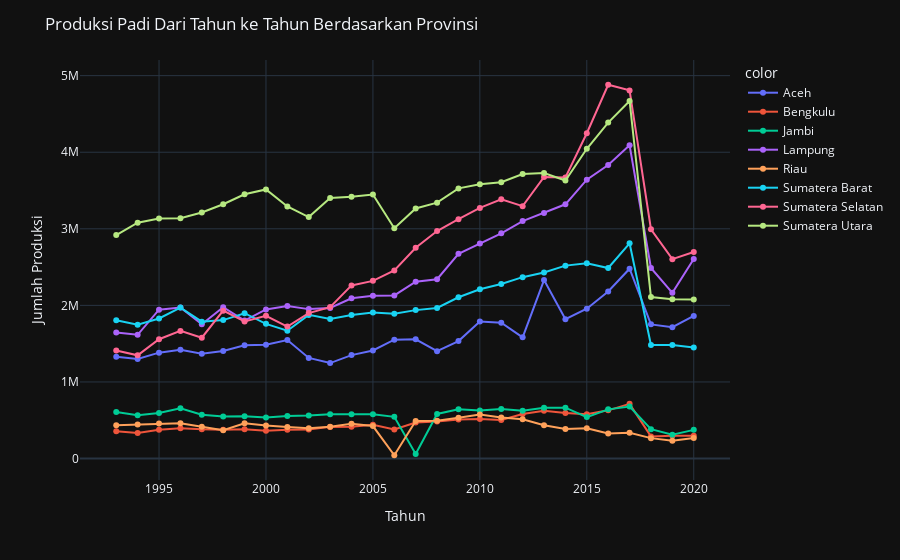

Notebook code for this chart:
### Code cell
timeline_prov = df.groupby(['Provinsi','Tahun'] )['Produksi'].sum().reset_index()

fig = px.line(x = timeline_prov['Tahun'], y = timeline_prov['Produksi'],color =timeline_prov['Provinsi'], template='plotly_dark', markers=True)
fig.update_layout(title='Produksi Padi Dari Tahun ke Tahun Berdasarkan Provinsi',
                   xaxis_title='Tahun',
                   yaxis_title='Jumlah Produksi')
fig.show()

### Figure 1 — Plotly figure (JSON) as saved in the notebook; plotly's stock layout.template omitted (floating-point values rounded to 4 significant figures)
{"data": [{"hovertemplate": "color=Aceh<br>x=%{x}<br>y=%{y}<extra></extra>", "legendgroup": "Aceh", "line": {"color": "#636efa", "dash": "solid"}, "marker": {"symbol": "circle"}, "mode": "markers+lines", "name": "Aceh", "orientation": "v", "showlegend": true, "type": "scatter", "x": [1993, 1994, 1995, 1996, 1997, 1998, 1999, 2000, 2001, 2002, 2003, 2004, 2005, 2006, 2007, 2008, 2009, 2010, 2011, 2012, 2013, 2014, 2015, 2016, 2017, 2018, 2019, 2020], "xaxis": "x", "y": [1329536, 1299699, 1382905, 1419128, 1368074, 1404580, 1478712, 1486909, 1547499, 1314165, 1246614, 1350748, 1411650, 1552078, 1556858, 1402287, 1533369, 1788738, 1772962, 1582393, 2331046, 1820062, 1956940, 2180754, 2478922, 1752000.0, 1714000.0, 1862000.0], "yaxis": "y"}, {"hovertemplate": "color=Bengkulu<br>x=%{x}<br>y=%{y}<extra></extra>", "legendgroup": "Bengkulu", "line": {"color": "#EF553B", "dash": "solid"}, "marker": {"symbol": "circle"}, "mode": "markers+lines", "name": "Bengkulu", "orientation": "v", "showlegend": true, "type": "scatter", "x": [1993, 1994, 1995, 1996, 1997, 1998, 1999, 2000, 2001, 2002, 2003, 2004, 2005, 2006, 2007, 2008, 2009, 2010, 2011, 2012, 2013, 2014, 2015, 2016, 2017, 2018, 2019, 2020], "xaxis": "x", "y": [356709, 334232, 377337, 396977, 382123, 375533, 381577, 362979, 376973, 379818, 413375, 414741, 441276, 378377, 470469, 484900, 510160, 516869, 502552, 581910, 622832, 593194, 578654, 629224, 714017, 288800.0, 296500.0, 296900.0], "yaxis": "y"}, {"hovertemplate": "color=Jambi<br>x=%{x}<br>y=%{y}<extra></extra>", "legendgroup": "Jambi", "line": {"color": "#00cc96", "dash": "solid"}, "marker": {"symbol": "circle"}, "mode": "markers+lines", "name": "Jambi", "orientation": "v", "showlegend": true, "type": "scatter", "x": [1993, 1994, 1995, 1996, 1997, 1998, 1999, 2000, 2001, 2002, 2003, 2004, 2005, 2006, 2007, 2008, 2009, 2010, 2011, 2012, 2013, 2014, 2015, 2016, 2017, 2018, 2019, 2020], "xaxis": "x", "y": [607529, 564722, 593502, 657650, 572269, 550277, 553641, 536779, 556564, 561007, 578346, 579404, 579635, 544597, 58663, 581704, 644947, 628828, 646641, 625164, 664535, 664720, 541486, 642095, 678127, 383000.0, 309900.0, 374400.0], "yaxis": "y"}, {"hovertemplate": "color=Lampung<br>x=%{x}<br>y=%{y}<extra></extra>", "legendgroup": "Lampung", "line": {"color": "#ab63fa", "dash": "solid"}, "marker": {"symbol": "circle"}, "mode": "markers+lines", "name": "Lampung", "orientation": "v", "showlegend": true, "type": "scatter", "x": [1993, 1994, 1995, 1996, 1997, 1998, 1999, 2000, 2001, 2002, 2003, 2004, 2005, 2006, 2007, 2008, 2009, 2010, 2011, 2012, 2013, 2014, 2015, 2016, 2017, 2018, 2019, 2020], "xaxis": "x", "y": [1646900, 1615751, 1943709, 1971740, 1753656, 1975700, 1801422, 1946406, 1992726, 1951109, 1966293, 2091996, 2124144, 2129914, 2308404, 2341075, 2673844, 2807676, 2940795, 3101455, 3207002, 3320064, 3641895, 3831923, 4090654, 2489000.0, 2164000.0, 2605000.0], "yaxis": "y"}, {"hovertemplate": "color=Riau<br>x=%{x}<br>y=%{y}<extra></extra>", "legendgroup": "Riau", "line": {"color": "#FFA15A", "dash": "solid"}, "marker": {"symbol": "circle"}, "mode": "markers+lines", "name": "Riau", "orientation": "v", "showlegend": true, "type": "scatter", "x": [1993, 1994, 1995, 1996, 1997, 1998, 1999, 2000, 2001, 2002, 2003, 2004, 2005, 2006, 2007, 2008, 2009, 2010, 2011, 2012, 2013, 2014, 2015, 2016, 2017, 2018, 2019, 2020], "xaxis": "x", "y": [436297, 445361, 458756, 461905, 416135, 370124, 461630, 431351, 413391, 396644, 414237, 454186, 424095, 42938, 490087, 494260, 531429, 574864, 535788, 512152, 434144, 385475, 393917, 325826, 337421, 266400.0, 230900.0, 269300.0], "yaxis": "y"}, {"hovertemplate": "color=Sumatera Barat<br>x=%{x}<br>y=%{y}<extra></extra>", "legendgroup": "Sumatera Barat", "line": {"color": "#19d3f3", "dash": "solid"}, "marker": {"symbol": "circle"}, "mode": "markers+lines", "name": "Sumatera Barat", "orientation": "v", "showlegend": true, "type": "scatter", "x": [1993, 1994, 1995, 1996, 1997, 1998, 1999, 2000, 2001, 2002, 2003, 2004, 2005, 2006, 2007, 2008, 2009, 2010, 2011, 2012, 2013, 2014, 2015, 2016, 2017, 2018, 2019, 2020], "xaxis": "x", "y": [1806424, 1747543, 1829192, 1971180, 1787719, 1807622, 1897678, 1759059, 1668955, 1875834, 1823739, 1875188, 1907390, 1889489, 1938120, 1965634, 2105790, 2211248, 2279602, 2368390, 2430384, 2519020, 2550609, 2487929, 2810425, 1483000.0, 1483000.0, 1451000.0], "yaxis": "y"}, {"hovertemplate": "color=Sumatera Selatan<br>x=%{x}<br>y=%{y}<extra></extra>", "legendgroup": "Sumatera Selatan", "line": {"color": "#FF6692", "dash": "solid"}, "marker": {"symbol": "circle"}, "mode": "markers+lines", "name": "Sumatera Selatan", "orientation": "v", "showlegend": true, "type": "scatter", "x": [1993, 1994, 1995, 1996, 1997, 1998, 1999, 2000, 2001, 2002, 2003, 2004, 2005, 2006, 2007, 2008, 2009, 2010, 2011, 2012, 2013, 2014, 2015, 2016, 2017, 2018, 2019, 2020], "xaxis": "x", "y": [1409559, 1347611, 1557944, 1666591, 1577398, 1931505, 1789961, 1863643, 1723433, 1899849, 1977345, 2260794, 2320110, 2456251, 2753044, 2971286, 3125236, 3272451, 3384670, 3295247, 3676723, 3670435, 4247922, 4881089, 4807430, 2994000.0, 2603000.0, 2697000.0], "yaxis": "y"}, {"hovertemplate": "color=Sumatera Utara<br>x=%{x}<br>y=%{y}<extra></extra>", "legendgroup": "Sumatera Utara", "line": {"color": "#B6E880", "dash": "solid"}, "marker": {"symbol": "circle"}, "mode": "markers+lines", "name": "Sumatera Utara", "orientation": "v", "showlegend": true, "type": "scatter", "x": [1993, 1994, 1995, 1996, 1997, 1998, 1999, 2000, 2001, 2002, 2003, 2004, 2005, 2006, 2007, 2008, 2009, 2010, 2011, 2012, 2013, 2014, 2015, 2016, 2017, 2018, 2019, 2020], "xaxis": "x", "y": [2918152, 3079960, 3134533, 3136760, 3212208, 3321049, 3451430, 3514253, 3291515, 3153305, 3403075, 3418782, 3447394, 3007636, 3265834, 3340794, 3527899, 3582302, 3607403, 3715514, 3727249, 3631039, 4044829, 4387000.0, 4670000.0, 2108000.0, 2079000.0, 2076000.0], "yaxis": "y"}], "layout": {"legend": {"title": {"text": "color"}, "tracegroupgap": 0}, "margin": {"t": 60}, "title": {"text": "Produksi Padi Dari Tahun ke Tahun Berdasarkan Provinsi"}, "xaxis": {"anchor": "y", "domain": [0, 1], "title": {"text": "Tahun"}}, "yaxis": {"anchor": "x", "domain": [0, 1], "title": {"text": "Jumlah Produksi"}}}}
